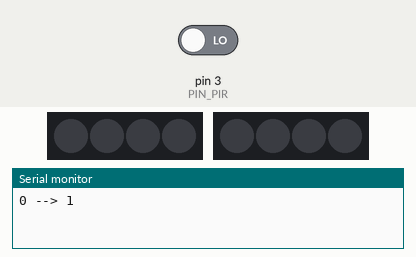
Bench run of a program on a simulated Arduino Nano, built with avr-gcc and run on an emulated ATmega328P. Parts: 2 × 4 RGB LEDs in strip order, left to right, the last lines printed to the serial monitor. Inputs (shaded band) come from the test bench; at power-on: pin 3 (PIN_PIR) LOW. Dim RGB values are drawn brighter than linear.

Above: at 2.2 s.
2.3 s: pin 3 (PIN_PIR) driven HIGH
At 2.55 s:
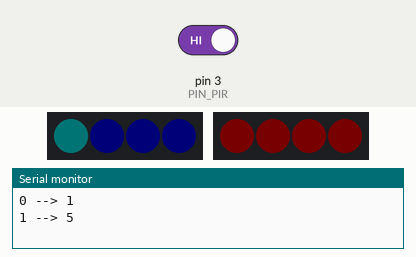
At 3.1 s:
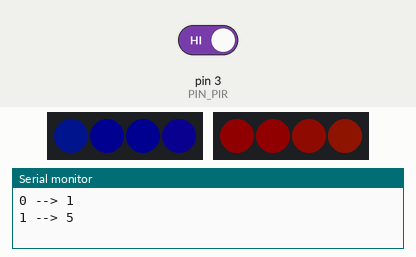
Timing chart, 0 to 11.3 s (numbered marks = the images above; inputs shaded):
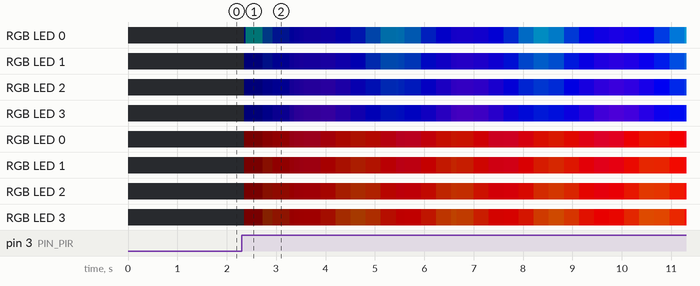

The program:

main.cpp
```cpp
// This is necessary if you're using Atom/platform.io
#include "StandardCplusplus.h"

// Include the Tween library for smooth transitions between on and off
#include "Tween.h"


#define LAMP_FORCE_PIN 5
#define LAMP_SITH_PIN 6
#define LED_TYPE    NEOPIXEL
#define COLOR_ORDER GRB
#define MAX_BRIGHTNESS     255

#define FRAMES_PER_SECOND  120

// Look here to see how all the different FastLED patterns work...
// and add your own!
#include "patterns.h"

#define PIN_PIR 3
//#define PIN_PHOTORESISTOR 0

#define IDLE_DELAY_MILLIS 1000 * 20 // time light stays on, regardless of motion
#define IDLE_TIMEOUT_MILLIS 10000 // time we can stay in Idle mode without motion
#define FADE_UP_TIME_MILLIS 10000 // time light fades up to max
#define FADE_DOWN_TIME_MILLIS 1000 * 20 // time light slowly fades to black

unsigned long activeMillis;
unsigned long idleMillis;

enum State {
  STATE_INIT,
  STATE_OFF,
  STATE_IDLE,
  STATE_ACTIVE,
  STATE_FADING_DOWN,
  STATE_FADING_UP
} state;


// Lower numbers mean dark mode is darker
#define BRIGHTNESS_THRESHOLD 250

enum Mode {
  MODE_NIGHT,
  MODE_DAY
} lightMode;

// The Tween controls transitions between two numbers - it calculates
// the "in-between" values between the start point and the end point.
// In this case, we're using it to fade up and fade down the brightness
// when motion is detected, or when it idles out.
Tween brightnessTween;
void updateTweens(){
  if (brightnessTween.isRunning()){
    brightnessTween.update();
    FastLED.setBrightness(brightnessTween.value);
  }
}


// Handles any initialization code that needs to be run once as we start a new
// state, by considering the old state when necessary. For more on what each
// state does, look to the comments for the loop() function below.
void transitionState(State newState){
  State oldState = state;

  switch (newState){
    case STATE_INIT :
      transitionState(STATE_OFF);
      break;

    case STATE_OFF :
      FastLED.setBrightness(0);
      brightnessTween.value = 0;
      break;

    case STATE_FADING_UP :
      nextPattern();
      brightnessTween.setup(FADE_UP_TIME_MILLIS, brightnessTween.value, MAX_BRIGHTNESS, Easing::LinearEaseInOut);
      brightnessTween.play();
      break;

    case STATE_ACTIVE :
      FastLED.setBrightness(MAX_BRIGHTNESS);
      activeMillis = millis();
      break;

    case STATE_IDLE :
      idleMillis = millis();
      break;

    case STATE_FADING_DOWN :
      brightnessTween.setup(FADE_DOWN_TIME_MILLIS, brightnessTween.value, 0, Easing::LinearEaseInOut);
      brightnessTween.play();
      break;

  }

  state = newState;

  // If you have your light connected to your computer using USB, you can open
  // up a Serial Monitor window and you can observe these state transitions
  // as they occur. This can be helpful in debugging motion sensor issues.
  Serial.print(oldState);
  Serial.print(" --> ");
  Serial.println(newState);
}

void setup() {
  delay(1000); // 1 second delay for recovery. I have no idea why this is useful,
               // but it's used in every FastLED demo sketch, so it persists here!

  // tell FastLED about the LED strip configuration
  FastLED.addLeds<LED_TYPE,LAMP_FORCE_PIN>(leds_f, NUM_LEDS).setCorrection(TypicalLEDStrip);
  FastLED.addLeds<LED_TYPE,LAMP_SITH_PIN>(leds_s, NUM_LEDS).setCorrection(TypicalLEDStrip);

  // set master brightness control
  FastLED.setBrightness(MAX_BRIGHTNESS);

  // Setup the HCS501 Personal Infra-Red motion sensor
  pinMode(PIN_PIR, INPUT);

  // Default the state to INIT
  state = STATE_INIT;
  // And let's assume Night mode.
  lightMode = MODE_NIGHT;

  // Start output logging. Make sure you set your serial monitor's
  // baud rate to 115200 in order to not get garbled text.
  Serial.begin(115200);
}


/*  The following chart represents the possible States and their transitions:

    STATE_OFF (PIR) --> STATE_FADING_UP
    STATE_FADING_UP (anim) --> STATE_ACTIVE
    STATE_ACTIVE (timer) --> STATE_IDLE
    STATE_IDLE (PIR) --> STATE_ACTIVE
    STATE_IDLE (timer) --> STATE_FADING_DOWN
    STATE_FADING_DOWN (PIR) --> STATE_FADING_UP
    STATE_FADING_DOWN (anim) --> STATE_OFF
*/


void loop() {
  //Serial.println(analogRead(PIN_PHOTORESISTOR));
  //Serial.println(digitalRead(PIN_PIR));

  /*  We want to only check the brightness mode when we're re-activating
      after it's been off. We don't want to be switching modes in the middle
      of anything.

      The objective really is to have it behave differently at night than
      during the day, not switch constantly between different behaviours
  */

  switch(state){
    // The init state is just there to force us to transition to OFF
    case STATE_INIT :
      transitionState(STATE_OFF);
      break;


    case STATE_OFF :
      if (digitalRead(PIN_PIR)){
        transitionState(STATE_FADING_UP);
      }
      break;

    case STATE_FADING_UP :
      if (brightnessTween.isFinished()){
        transitionState(STATE_ACTIVE);
      }
      break;

    case STATE_ACTIVE :
      if (activeMillis + IDLE_DELAY_MILLIS < millis()){
        transitionState(STATE_IDLE);
      }
      break;

    case STATE_IDLE :
      if (digitalRead(PIN_PIR)){
        transitionState(STATE_ACTIVE);
      } else if (idleMillis + IDLE_TIMEOUT_MILLIS < millis()){
        transitionState(STATE_FADING_DOWN);
      }
      break;

    case STATE_FADING_DOWN :
      if (digitalRead(PIN_PIR)){
        transitionState(STATE_FADING_UP);
      } else if (brightnessTween.isFinished()){
        transitionState(STATE_OFF);
      }
      break;
  }

  updateTweens();

  // Call the current pattern function once, updating the 'leds' array
  // (see patterns.h)
  gPatterns[gCurrentPatternNumber]();
  // send the 'leds' array out to the actual LED strip
  FastLED.show();
  // insert a delay to keep the framerate modest
  FastLED.delay(1000/FRAMES_PER_SECOND);

  // do some periodic updates
  EVERY_N_MILLISECONDS( 50 ) { gHue++; } // slowly cycle the "base color" through the rainbow
}
```

patterns.h
```cpp
// Include the most excellent FastLED library for manipulating the string
// of LEDs
#include <FastLED.h>

#define NUM_LEDS    4

// Define some FaseLED patterns
uint8_t gCurrentPatternNumber = 0; // Index number of which pattern is current
                                   // based on the lazy way I'm getting the next pattern,
                                   // the first pattern displayed on power up
                                   // will actually be the second pattern in
                                   // the list (index 1).
uint8_t gHue = 0; // rotating "base color" used by many of the patterns

// These two arrays represent the two 4-pixel strips on each bulb.
CRGB leds_f[NUM_LEDS];
CRGB leds_s[NUM_LEDS];


void rainbow() {
  // FastLED's built-in rainbow generator
  fill_rainbow( leds_f, NUM_LEDS, gHue, 12);
  fill_rainbow( leds_s, NUM_LEDS, (gHue + 36) % 256, 12);
}

void star_wars() {
  fill_rainbow(leds_f, NUM_LEDS, beatsin8(20, 140, 170));
  fill_rainbow(leds_s, NUM_LEDS, beatsin8(30, 0, 25) - 15 % 256);
}

void one_eighty() {
  // FastLED's built-in rainbow generator
  fill_rainbow( leds_f, NUM_LEDS, gHue, 7);
  fill_rainbow( leds_s, NUM_LEDS, (gHue + 128) % 256, 7);
}


// List of patterns to choose from.  Each is defined as a separate function below.
typedef void (*SimplePatternList[])();
SimplePatternList gPatterns = { rainbow, star_wars, one_eighty };


// This is a quick macro to overcome a shortcoming of C
#define ARRAY_SIZE(A) (sizeof(A) / sizeof((A)[0]))

void nextPattern(){
  // add one to the current pattern number, and wrap around at the end
  gCurrentPatternNumber = (gCurrentPatternNumber + 1) % ARRAY_SIZE(gPatterns);
}
```
